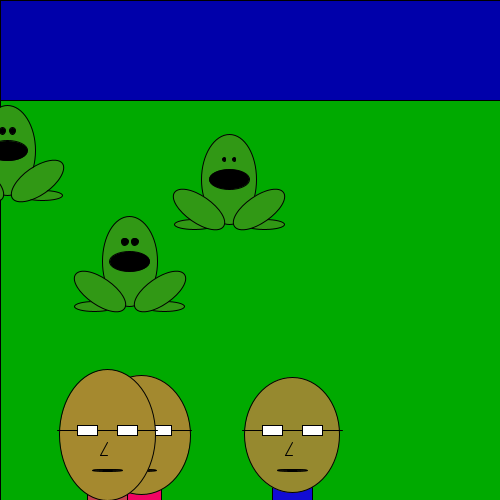
Frame 1 (no input)
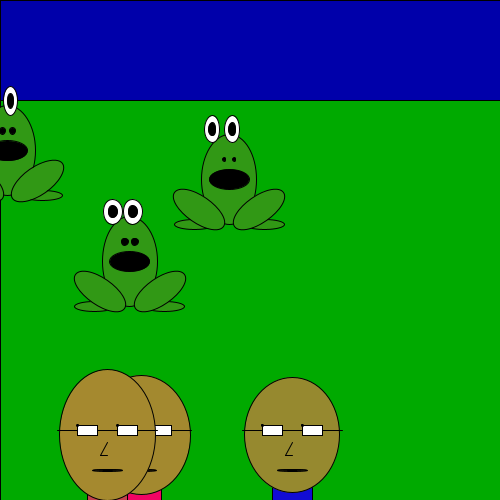
Frame 60 (the mouse pressed at the canvas centre just before this capture)
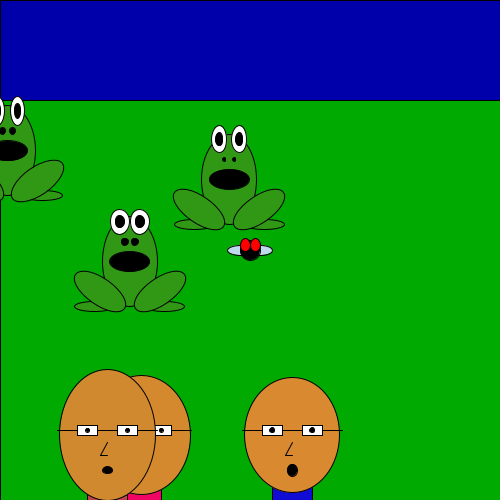
Frame 120 (the mouse held since frame 60 and released just before this capture)

The Processing sketch that drew these frames (run headless with seeded random() and noise(); from frame 60 on, the mouse is pressed at the canvas centre):

// Processing sketch: processing_73107
// ── processing_73107.pde

/*****************************************
 * Assignment 3
 * Name:         James Reingruber
 * E-mail:       jreingru@haverford.edu
 * Course:       CS 110 - Section 001
 * Submitted:    October 3, 2012
 * 
 * I used object formatting to create three rendomly generated humans and frogs.  Both interact with the mouse, which is a fly.  
 ***********************************************/
//initialize objects
Frog myFrog1;
Frog myFrog2;
Frog myFrog3;
Human myHuman1;
Human myHuman2;
Human myHuman3;

//initialize global variables
boolean horsefly = false;
float frogbody;
float frogbodx;
float xposhead;
float yposhead;


void setup () {

  size (500, 500);
  background (255);


  //constructor for frog
  myFrog1 = new Frog (random (100, 350), random (0, 500), random (10, 20), random (20, 40), random (3, 8), frogbody - 40, frogbodx + 10, frogbodx - 10);
  myFrog2 = new Frog (random (100, 350), random (0, 500), random (10, 20), random (20, 40), random (3, 8), frogbody - 40, frogbodx + 10, frogbodx - 10);
  myFrog3 = new Frog (random (100, 350), random (0, 500), random (10, 20), random (20, 40), random (3, 8), frogbody - 40, frogbodx + 10, frogbodx - 10);
  //constructor for human
  myHuman1 = new Human (random (100, 500), 435, xposhead + 20, yposhead - 5, xposhead + 20, 2, 10, 10, random (0, 255), random (0, 255), random (0, 255), random (115, 135), random (90, 110));
  myHuman2 = new Human (random (100, 500), 435, xposhead + 20, yposhead - 5, xposhead + 20, 2, 10, 10, random (0, 255), random (0, 255), random (0, 255), random (115, 135), random (90, 110));
  myHuman3 = new Human (random (100, 500), 435, xposhead + 20, yposhead - 5, xposhead + 20, 2, 10, 10, random (0, 255), random (0, 255), random (0, 255), random (115, 135), random (90, 110));
}

void draw () {
  //background sky
  fill (0, 0, 170);
  rect (0, 0, 500, 100);
  //background grass
  fill (0, 170, 0);
  rect (0, 100, 500, 400);

  //call frog "appear" function
  myFrog1.appear ();
  myFrog2.appear ();
  myFrog3.appear ();

  //frog eats fly
  float frogdistance = dist (myFrog1.frogbodx, myFrog1.frogbody, mouseX, mouseY);
  if (frogdistance < 8) {
    horsefly = false;
  }

  float frogdistance2 = dist (myFrog2.frogbodx, myFrog2.frogbody, mouseX, mouseY);
  if (frogdistance2 < 8) {
    horsefly = false;
  }

  float frogdistance3 = dist (myFrog3.frogbodx, myFrog3.frogbody, mouseX, mouseY);
  if (frogdistance3 < 10) {
    horsefly = false;
  }

  if (horsefly == true) {
    drawfly ();
  }
  //make fly regenerate itself using random function
  if (random (0, 1) < .02) {
    horsefly = true;
  }

  //call human "display" function
  myHuman1.display ();
  myHuman2.display ();
  myHuman3.display ();
}

class Frog {

  //declare frog variables
  float frogbody;
  float frogbodx;
  float frogeyewidth;
  float frogeyeheight;
  float nosesize;
  float frogeye;
  float frogxeye;
  float frogeyex;

  //frog constructor
  Frog (float tempFrogbody, float tempFrogbodx, float tempFrogeyewidth, float tempFrogeyeheight, float tempNosesize, float tempFrogeye, float tempFrogxeye, float tempFrogeyex) {

    frogbody = tempFrogbody;
    frogbodx = tempFrogbodx;
    frogeyewidth = tempFrogeyewidth;
    frogeyeheight = tempFrogeyeheight;
    nosesize = tempNosesize;
    frogeye = tempFrogeye;
    frogxeye = tempFrogxeye;
    frogeyex = tempFrogeyex;
  }

  //frog draws itself using appear function
  void appear () {
    smooth ();

    //body
    fill (49, 152, 21);
    ellipse (frogbodx, frogbody, 55, 90);

    //nose
    fill (0);
    ellipse (frogbodx + 5, frogbody - 20, nosesize, nosesize);
    ellipse (frogbodx - 5, frogbody - 20, nosesize, nosesize);

    //mouth
    fill (0);
    ellipse (frogbodx, frogbody, 40, 20);

    //eyes
    fill (255);
    ellipse (frogxeye, frogeye, frogeyewidth, frogeyeheight);
    ellipse (frogeyex, frogeye, frogeyewidth, frogeyeheight);
    fill (0);
    ellipse (frogxeye, frogeye, frogeyewidth/2, frogeyeheight/2);
    ellipse (frogeyex, frogeye, frogeyewidth/2, frogeyeheight/2);

    //frog eyes follow mouse
    frogeyex = map (mouseX, 0, width, frogbodx + 3, frogbodx + 17);
    frogxeye = map (mouseX, 0, width, frogbodx - 17, frogbodx - 3);
    frogeye = map (mouseY, 0, height, frogbody - 50, frogbody - 30);


    //feet
    fill (49, 152, 21);
    ellipse (frogbodx + 35, frogbody + 45, 40, 10);
    ellipse (frogbodx - 35, frogbody + 45, 40, 10);

    //thys
    pushMatrix();
    translate (frogbodx + 30, frogbody + 30);
    rotate (radians(55));
    ellipse (0, 0, 27, 60);
    popMatrix();
    pushMatrix();
    translate (frogbodx - 30, frogbody + 30);
    rotate (radians(125));
    ellipse (0, 0, 27, 60);
    popMatrix();
  }
}

//fly
void drawfly () {
  noCursor ();
  fill (188, 218, 234);
  ellipse (mouseX +10, mouseY, 25, 10);
  ellipse (mouseX - 10, mouseY, 25, 10);
  fill (0);
  ellipse (mouseX, mouseY, 20, 20);
  fill (255, 0, 0);
  ellipse (mouseX + 5, mouseY - 5, 10, 13);
  ellipse (mouseX - 5, mouseY - 5, 10, 13);
}


class Human {
  float xposhead;
  float yposhead;
  float firsteyex;
  float eyey;
  float secondeyex;
  float eyesize;
  float mouthwidth;
  float mouthheight;
  float neckred;
  float neckgreen;
  float neckblue;
  float headwidth;
  float headheight;

  //human constructor
  Human (float tempXposhead, float tempYposhead, float tempFirsteyex, float tempEyey, float tempSecondeyex, float tempEyesize, float tempMouthheight, float tempMouthwidth, float tempNeckred, float tempNeckgreen, float tempNeckblue, float tempHeadheight, float tempHeadwidth) {

    xposhead = tempXposhead;
    yposhead = tempYposhead;
    firsteyex = tempFirsteyex;
    eyey = tempEyey;
    secondeyex = tempSecondeyex;
    eyesize = tempEyesize;
    mouthwidth = tempMouthwidth;
    mouthheight = tempMouthheight;
    neckred = tempNeckred;
    neckgreen = tempNeckgreen;
    neckblue = tempNeckblue;
    headheight = tempHeadheight;
    headwidth = tempHeadwidth;
  }

  //human draws itself using display function
  void display () {

    //neck
    fill (neckred, neckblue, neckgreen); 
    rectMode (CENTER);
    rect (xposhead, yposhead + 50, 40, 150);

    //head changes color based on mouse position
    float distance = dist (xposhead, yposhead, mouseX, mouseY);
    fill (255 - distance/5, 137, 47);

    //head
    ellipse (xposhead, yposhead, headwidth, headheight);
    rectMode (CORNER);

    //glasses
    fill(255);
    rect (xposhead - 30, yposhead - 10, 20, 10);
    rect (xposhead + 10, yposhead -10, 20, 10);
    line (xposhead - 50, yposhead - 5, xposhead - 30, yposhead - 5); 
    line (xposhead + 50, yposhead - 5, xposhead + 30, yposhead - 5);
    line (xposhead - 10, yposhead - 5, xposhead + 10, yposhead - 5);
    fill (0);

    //eyes
    if ((dist (firsteyex, eyey, mouseX, mouseY)) > 300) {
      eyesize = 2;
    } 
    else if ((dist (firsteyex, eyey, mouseX, mouseY)) > 250) {
      eyesize = 3;
    } 
    else if ((dist (firsteyex, eyey, mouseX, mouseY)) > 200) {
      eyesize = 4;
    } 
    else if ((dist (firsteyex, eyey, mouseX, mouseY)) > 150) {
      eyesize = 5;
    } 
    else if ((dist (firsteyex, eyey, mouseX, mouseY)) > 100) {
      eyesize = 6;
    } 
    else if ((dist (firsteyex, eyey, mouseX, mouseY)) > 50) {
      eyesize = 7;
    } 
    else {
      eyesize = 10;
    }
    fill (0);
    ellipse (firsteyex, eyey, eyesize, eyesize);
    ellipse (secondeyex, eyey, eyesize, eyesize);
    //eyes move 
    firsteyex = map (mouseX, 0, width, xposhead - 30, xposhead - 10);
    eyey = map (mouseY, 0, height, yposhead - 10, yposhead);
    secondeyex =map (mouseX, 0, width, xposhead + 10, xposhead + 30);

    //nose
    line (xposhead, yposhead +7, xposhead - 7, yposhead +20);
    line (xposhead - 7, yposhead +20, xposhead, yposhead + 20);

    //mouth
    if ((dist (firsteyex, eyey, mouseX, mouseY)) > 300) {
      mouthwidth =30;
      mouthheight = 2;
    } 
    else if ((dist (firsteyex, eyey, mouseX, mouseY)) > 250) {
      mouthwidth = 30;
      mouthheight = 10;
    } 
    else if ((dist (firsteyex, eyey, mouseX, mouseY)) > 200) {
      mouthwidth = 10;
      mouthheight = 7;
    } 
    else if ((dist (firsteyex, eyey, mouseX, mouseY)) > 150) {
      mouthwidth = 10;
      mouthheight = 12;
    } 
    else if ((dist (firsteyex, eyey, mouseX, mouseY)) > 100) {
      mouthwidth = 10;
      mouthheight = 15;
    } 
    else if ((dist (firsteyex, eyey, mouseX, mouseY)) > 50) {
      mouthwidth = 10;
      mouthheight =20;
    } 
    else {
      mouthwidth = 15;
      mouthheight = 27;
    }

    ellipse (xposhead, yposhead + 35, mouthwidth, mouthheight);
  }
}
